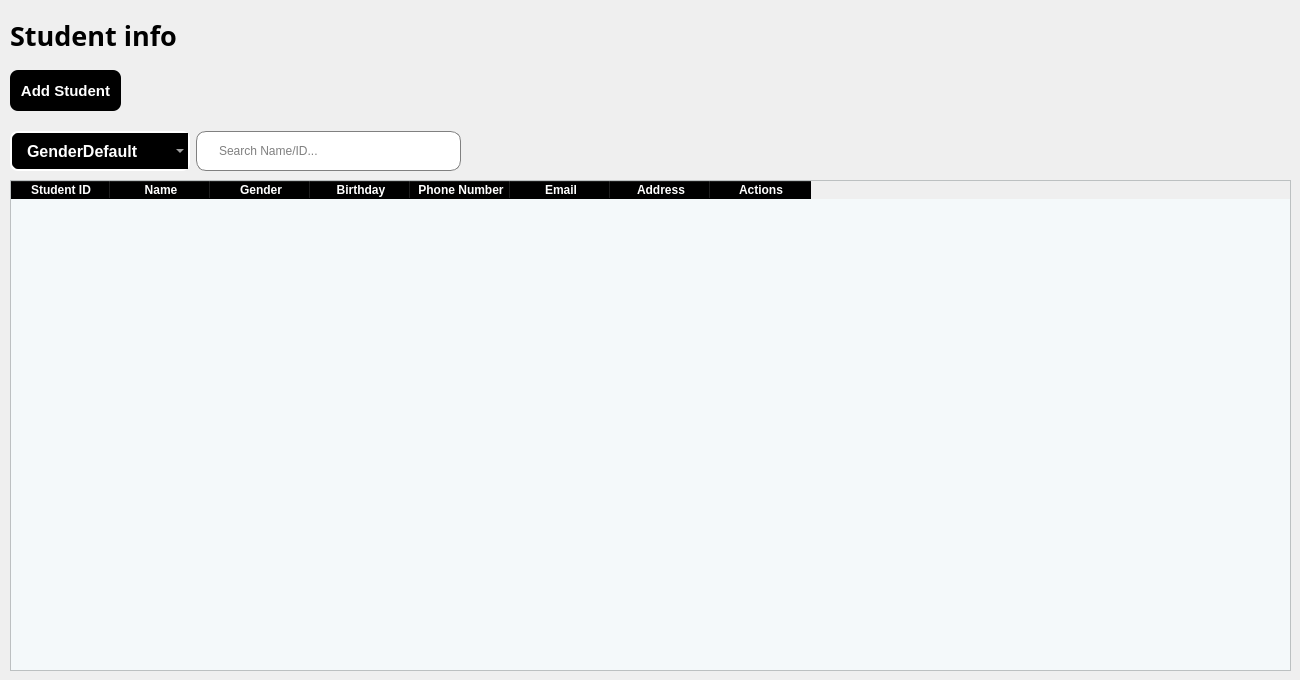
          <widget class="QWidget" name="page">
           <widget class="QLabel" name="StudentInfo_Header">
            <property name="geometry">
             <rect>
              <x>10</x>
              <y>10</y>
              <width>171</width>
              <height>51</height>
             </rect>
            </property>
            <property name="font">
             <font>
              <family>Rockwell</family>
              <pointsize>20</pointsize>
              <bold>true</bold>
             </font>
            </property>
            <property name="text">
             <string>Student info</string>
            </property>
           </widget>
           <widget class="QPushButton" name="Add_Student_Button">
            <property name="geometry">
             <rect>
              <x>10</x>
              <y>70</y>
              <width>111</width>
              <height>41</height>
             </rect>
            </property>
            <property name="minimumSize">
             <size>
              <width>111</width>
              <height>41</height>
             </size>
            </property>
            <property name="maximumSize">
             <size>
              <width>111</width>
              <height>41</height>
             </size>
            </property>
            <property name="styleSheet">
             <string notr="true">QPushButton{	
	background-color: black;
	border:none;
	color:white;
	border-radius:8px;
	font-weight:bold;
	font-size:15px;
}</string>
            </property>
            <property name="text">
             <string>Add Student</string>
            </property>
           </widget>
           <widget class="QTableWidget" name="StudentInfo_Table">
            <property name="geometry">
             <rect>
              <x>10</x>
              <y>180</y>
              <width>1281</width>
              <height>491</height>
             </rect>
            </property>
            <property name="minimumSize">
             <size>
              <width>0</width>
              <height>0</height>
             </size>
            </property>
            <property name="styleSheet">
             <string notr="true">QHeaderView::section{
	font-weight:bold;
	background-color:black;
	color:white;
}
QTableWidget{	
	alternate-background-color: #B0BDFB;
	background-color:#F4F9FA;
}</string>
            </property>
            <property name="alternatingRowColors">
             <bool>true</bool>
            </property>
            <column>
             <property name="text">
              <string>Student ID</string>
             </property>
            </column>
            <column>
             <property name="text">
              <string>Name</string>
             </property>
            </column>
            <column>
             <property name="text">
              <string>Gender</string>
             </property>
            </column>
            <column>
             <property name="text">
              <string>Birthday</string>
             </property>
            </column>
            <column>
             <property name="text">
              <string>Phone Number</string>
             </property>
            </column>
            <column>
             <property name="text">
              <string>Email</string>
             </property>
            </column>
            <column>
             <property name="text">
              <string>Address</string>
             </property>
            </column>
            <column>
             <property name="text">
              <string>Actions</string>
             </property>
            </column>
           </widget>
           <widget class="QWidget" name="layoutWidget">
            <property name="geometry">
             <rect>
              <x>10</x>
              <y>130</y>
              <width>451</width>
              <height>42</height>
             </rect>
            </property>
            <layout class="QHBoxLayout" name="horizontalLayout_5">
             <item>
              <widget class="QComboBox" name="GenderFind_Student_comboBox">
               <property name="minimumSize">
                <size>
                 <width>180</width>
                 <height>40</height>
                </size>
               </property>
               <property name="maximumSize">
                <size>
                 <width>16777215</width>
                 <height>40</height>
                </size>
               </property>
               <property name="font">
                <font>
                 <pointsize>12</pointsize>
                 <bold>true</bold>
                </font>
               </property>
               <property name="styleSheet">
                <string notr="true">QComboBox{
	border:2px solid white;
	border-radius:8px;
	padding:1px 15px 1px 3px;
	background-color: black;
	color:white;
	height:25px;
	padding-left:15px;
	font-weight:bold;
	selection-background-color:#298089;
}</string>
               </property>
               <item>
                <property name="text">
                 <string>GenderDefault</string>
                </property>
               </item>
               <item>
                <property name="text">
                 <string>Male</string>
                </property>
               </item>
               <item>
                <property name="text">
                 <string>Female</string>
                </property>
               </item>
              </widget>
             </item>
             <item>
              <widget class="QLineEdit" name="Search_Student">
               <property name="minimumSize">
                <size>
                 <width>0</width>
                 <height>40</height>
                </size>
               </property>
               <property name="maximumSize">
                <size>
                 <width>16777215</width>
                 <height>40</height>
                </size>
               </property>
               <property name="styleSheet">
                <string notr="true">QLineEdit{
	padding-left:20px;
	border:1px solid gray;
	border-radius:10px;
}</string>
               </property>
               <property name="placeholderText">
                <string>Search Name/ID...</string>
               </property>
              </widget>
             </item>
            </layout>
           </widget>
          </widget>
